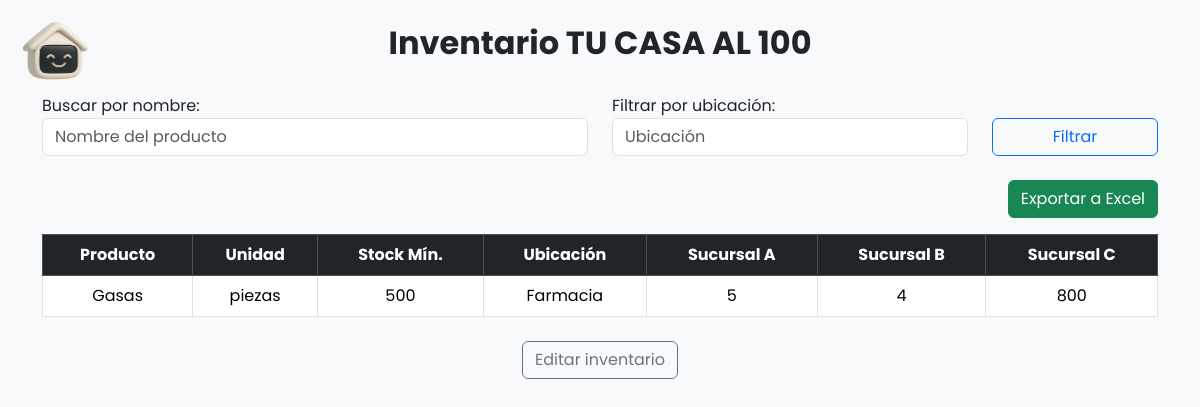
Before: / with the older database file.
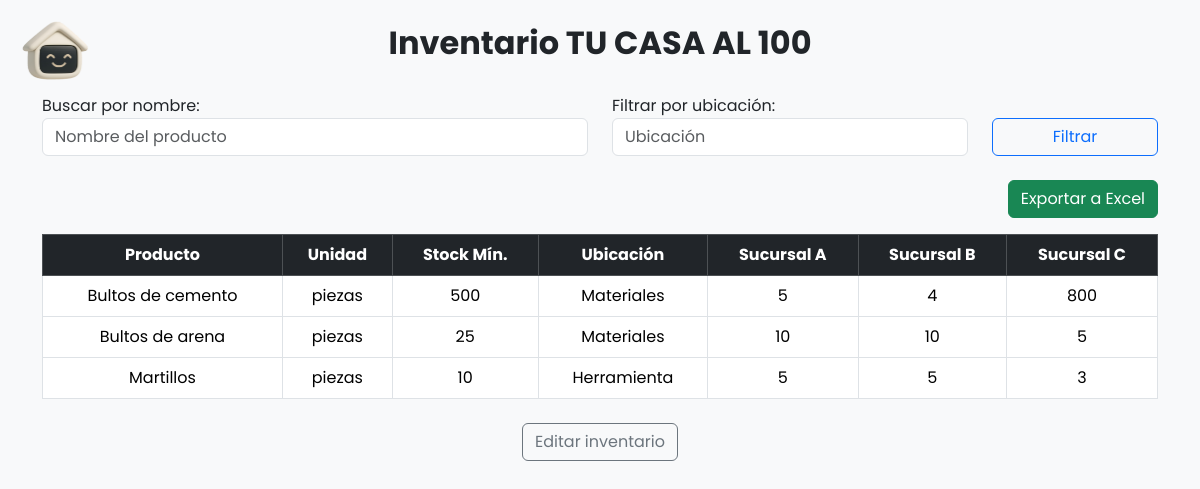
After: the same page with the newer database file.
### tables this page shows
CREATE TABLE productos (
            id INTEGER PRIMARY KEY AUTOINCREMENT,
            nombre TEXT NOT NULL,
            unidad TEXT,
            stock_minimo INTEGER DEFAULT 0,
            ubicacion TEXT,
            sucursal_a INTEGER DEFAULT 0,
            sucursal_b INTEGER DEFAULT 0,
            sucursal_c INTEGER DEFAULT 0
        );

### app.py (the view)
@app.route('/')
def index():
    conn = get_db()
    productos = conn.execute("SELECT * FROM productos").fetchall()
    buscar = request.args.get('buscar', '').lower()
    ubicacion = request.args.get('ubicacion', '').lower()
    if buscar:
        productos = [p for p in productos if buscar in p["nombre"].lower()]
    if ubicacion:
        productos = [p for p in productos if ubicacion in (p["ubicacion"] or '').lower()]
    return render_template("index.html", productos=productos)

### app.py (called while the page is built)
def get_db():
    conn = sqlite3.connect("inventario.db")
    conn.row_factory = sqlite3.Row
    return conn

### templates/index.html (shortened to what this page needs)
<!DOCTYPE html>
<html lang="es">
<head>
  <link href="https://cdn.jsdelivr.net/npm/bootstrap@5.3.3/dist/css/bootstrap.min.css" rel="stylesheet">
</head>
<body class="bg-light">
<div class="logo-container">
  <img src="{{ url_for('static', filename='img/logo.png') }}" alt="Logo TU CASA AL 100" class="logo-img">
</div>
<div class="container py-4">
  <h1 class="text-center titulo-inventario">Inventario TU CASA AL 100</h1>
  <form method="GET" class="row mb-4 align-items-end">
    <div class="col-md-6">
      <label>Buscar por nombre:</label>
      <input type="text" name="buscar" class="form-control" placeholder="Nombre del producto" value="{{ request.args.get('buscar', '') }}">
    </div>
    <div class="col-md-4">
      <label>Filtrar por ubicación:</label>
      <input type="text" name="ubicacion" class="form-control" placeholder="Ubicación" value="{{ request.args.get('ubicacion', '') }}">
    </div>
    <div class="col-md-2">
      <button type="submit" class="btn btn-outline-primary w-100">Filtrar</button>
    </div>
  </form>
  <div class="text-end mb-3">
    <a href="/exportar-excel" class="btn btn-success">Exportar a Excel</a>
  </div>
  <table class="table table-bordered table-hover text-center bg-white">
    <thead class="table-dark">
      <tr>
        <th>Producto</th>
        <th>Unidad</th>
        <th>Stock Mín.</th>
        <th>Ubicación</th>
        <th>Sucursal A</th>
        <th>Sucursal B</th>
        <th>Sucursal C</th>
      </tr>
    </thead>
    <tbody>
      {% for p in productos %}
      {% set total = p.sucursal_a + p.sucursal_b + p.sucursal_c %}
      {% set alerta = total < p.stock_minimo %}
      <tr class="{% if alerta %}table-danger{% endif %}">
        <td>
          {{ p.nombre }}
        </td>
        <td>{{ p.unidad }}</td>
        <td>{{ p.stock_minimo }}</td>
        <td>{{ p.ubicacion }}</td>
        <td>{{ p.sucursal_a }}</td>
        <td>{{ p.sucursal_b }}</td>
        <td>{{ p.sucursal_c }}</td>
      </tr>
      {% endfor %}
    </tbody>
  </table>
  <div class="text-center mt-4">
    <a href="/login" class="btn btn-outline-secondary">Editar inventario</a>
  </div>
</div>
</body>
</html>

### templates/index.html (style rules this page uses)
body { font-family: 'Poppins', sans-serif; }
.logo-container { position: absolute; top: 20px; left: 20px; z-index: 1000; }
.logo-img { height: 60px; }
.titulo-inventario { font-weight: 700; font-size: 2rem; margin-bottom: 2rem; }

Changed rows visible on the page:
changed productos: nombre "Gasas" → "Bultos de cemento"; ubicacion "Farmacia" → "Materiales"
added productos: nombre "Bultos de arena", unidad "piezas", stock_minimo "25", ubicacion "Materiales", sucursal_a "10", sucursal_b "10", sucursal_c "5"
added productos: nombre "Martillos", unidad "piezas", stock_minimo "10", ubicacion "Herramienta", sucursal_a "5", sucursal_b "5", sucursal_c "3"
